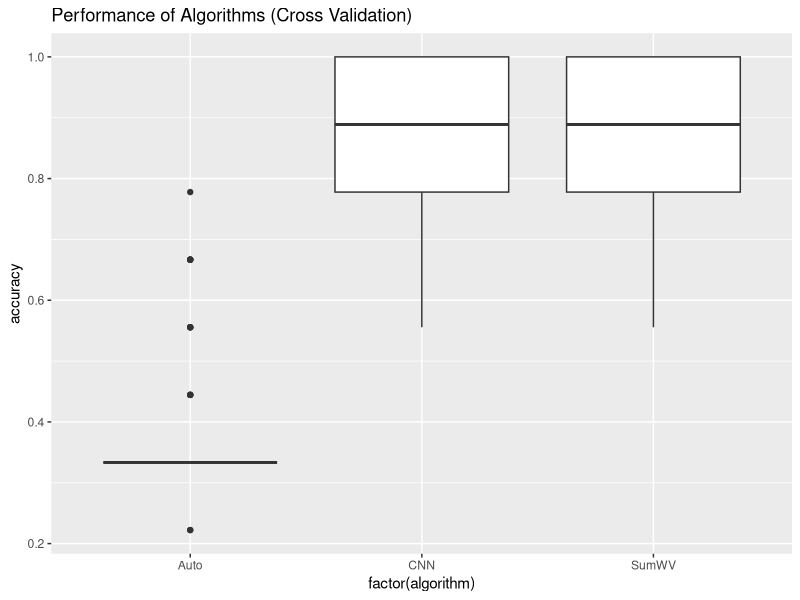

Generate this figure with R:
library(ggplot2)

sumwv.accdf<-read.csv('sumword2vec_accuracies.csv', stringsAsFactors = FALSE)
auto.accdf<-read.csv('autoencoder_accuracies.csv', stringsAsFactors = FALSE)
cnn.accdf<-read.csv('cnn_accuracies.csv', stringsAsFactors = FALSE)
concat.accdf<-rbind(data.frame(algorithm='SumWV', accuracy=sumwv.accdf$accuracy),
                    data.frame(algorithm='Auto', accuracy=auto.accdf$accuracy),
                    data.frame(algorithm='CNN', accuracy=cnn.accdf$accuracy))

g<-ggplot(data=concat.accdf)+geom_boxplot(aes(factor(algorithm), accuracy))+ggtitle('Performance of Algorithms (Cross Validation)')
